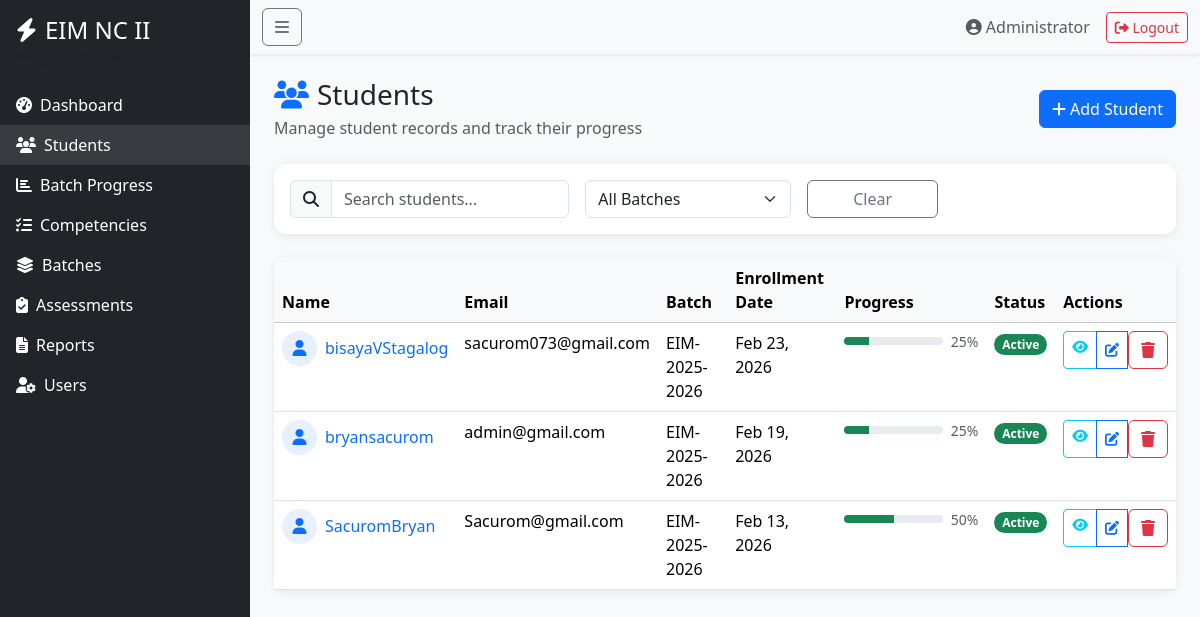
/EIM-Student-Tracking-System/TrackingEIM-NC2-Git/admin/students.php (signed in), run on the app's committed database.
### tables this page shows
CREATE TABLE `students` (
  `id` int(10) UNSIGNED NOT NULL,
  `user_id` int(10) UNSIGNED DEFAULT NULL,
  `name` varchar(100) NOT NULL,
  `email` varchar(255) DEFAULT NULL,
  `batch_id` int(10) UNSIGNED DEFAULT NULL,
  `enrollment_date` date DEFAULT NULL,
  `status` enum('active','inactive','graduated') NOT NULL DEFAULT 'active',
  `tesda_qualification` varchar(100) DEFAULT 'EIM NC II',
  `created_at` timestamp NOT NULL DEFAULT current_timestamp(),
  `updated_at` timestamp NULL DEFAULT NULL ON UPDATE current_timestamp()
);

CREATE TABLE `batches` (
  `id` int(10) UNSIGNED NOT NULL,
  `name` varchar(100) NOT NULL,
  `year` int(11) DEFAULT NULL,
  `created_at` timestamp NOT NULL DEFAULT current_timestamp(),
  `updated_at` timestamp NULL DEFAULT NULL ON UPDATE current_timestamp()
);

### EIM-Student-Tracking-System/TrackingEIM-NC2-Git/bootstrap.php (called while the page is built, shortened)
<?php
function e(string $s): string { return htmlspecialchars($s, ENT_QUOTES, 'UTF-8'); }

### EIM-Student-Tracking-System/TrackingEIM-NC2-Git/models/Student.php (called while the page is built, shortened)
<?php
class Student
{
    public static function all()
    {
        $pdo = Database::getConnection();
        $stmt = $pdo->query('
            SELECT s.*, b.name as batch_name
            FROM students s
            LEFT JOIN batches b ON s.batch_id = b.id
            ORDER BY s.name
        ');
        return $stmt->fetchAll();
    }
    public static function getProgressStats($studentId)
    {
        $pdo = Database::getConnection();
        $stmt = $pdo->prepare('
            SELECT
                COUNT(*) as total_competencies,
                SUM(CASE WHEN status = "completed" THEN 1 ELSE 0 END) as completed,
                SUM(CASE WHEN status = "in_progress" THEN 1 ELSE 0 END) as in_progress,
                SUM(CASE WHEN status = "not_started" THEN 1 ELSE 0 END) as not_started
            FROM student_competencies
            WHERE student_id = :student_id
        ');
        $stmt->execute([':student_id' => $studentId]);
        return $stmt->fetch();
    }
    public static function getOverallProgressPercentage($studentId)
    {
        $stats = self::getProgressStats($studentId);
        return round(($stats['completed'] / $stats['total_competencies']) * 100);
    }
}

### EIM-Student-Tracking-System/TrackingEIM-NC2-Git/admin/students.php (the view, shortened to what this page needs)
<?php
require_once __DIR__ . '/../bootstrap.php';
$isAdmin = $_SESSION['user']['role'] === 'admin';
require_once __DIR__ . '/../models/Student.php';
$batchFilter = $_GET['batch'] ?? '';
$searchQuery = $_GET['search'] ?? '';
if ($batchFilter) {
    $students = Student::getByBatch((int)$batchFilter);
} else {
    $students = Student::all();
}
require __DIR__ . '/../views/layouts/header.php';
?>
<div class="d-flex justify-content-between align-items-center mb-4">
    <div>
        <h3 class="mb-1"><i class="fas fa-users me-2 text-primary"></i>Students</h3>
        <p class="text-muted mb-0">
            <?php echo $isAdmin ? 'Manage student records and track their progress' : 'View student records and progress'; ?>
        </p>
    </div>
    <?php if ($isAdmin): ?>
    <button class="btn btn-primary" data-bs-toggle="modal" data-bs-target="#studentModal" onclick="resetForm()">
        <i class="fas fa-plus me-1"></i>Add Student
    </button>
    <?php endif; ?>
</div>
<div class="card dashboard-card mb-4">
    <div class="card-body">
        <form method="get" class="row g-3">
            <div class="col-md-4">
                <div class="input-group">
                    <span class="input-group-text"><i class="fas fa-search"></i></span>
                    <input type="text" class="form-control" name="search" placeholder="Search students..."
                           value="<?php echo e($searchQuery); ?>">
                </div>
            </div>
            <div class="col-md-3">
                <select class="form-select" name="batch" onchange="this.form.submit()">
                    <option value="">All Batches</option>
                </select>
            </div>
            <div class="col-md-2">
                <a href="students.php" class="btn btn-outline-secondary w-100">Clear</a>
            </div>
        </form>
    </div>
</div>
<div class="card dashboard-card">
    <div class="card-body p-0">
        <div class="table-responsive">
            <table class="table table-hover mb-0">
                <thead class="table-light">
                    <tr>
                        <th>Name</th>
                        <th>Email</th>
                        <th>Batch</th>
                        <th>Enrollment Date</th>
                        <th>Progress</th>
                        <th>Status</th>
                        <?php if ($isAdmin): ?><th>Actions</th><?php endif; ?>
                    </tr>
                </thead>
                <tbody>
                    <?php foreach ($students as $student):
                        $progress = Student::getOverallProgressPercentage($student['id']);
                        $statusClass = $student['status'] === 'active' ? 'bg-success' :
                                      ($student['status'] === 'inactive' ? 'bg-secondary' : 'bg-info');
                    ?>
                    <tr>
                        <td>
                            <div class="d-flex align-items-center">
                                <div class="bg-primary bg-opacity-10 text-primary rounded-circle d-flex align-items-center justify-content-center me-2"
                                     style="width: 35px; height: 35px;">
                                    <i class="fas fa-user"></i>
                                </div>
                                <a href="student_profile.php?id=<?php echo $student['id']; ?>" class="text-decoration-none fw-medium">
                                    <?php echo e($student['name']); ?>
                                </a>
                            </div>
                        </td>
                        <td><?php echo e($student['email']); ?></td>
                        <td><?php echo e($student['batch_name'] ?? 'N/A'); ?></td>
                        <td><?php echo $student['enrollment_date'] ? date('M d, Y', strtotime($student['enrollment_date'])) : 'N/A'; ?></td>
                        <td style="width: 150px;">
                            <div class="d-flex align-items-center">
                                <div class="progress flex-grow-1 progress-thin me-2">
                                    <div class="progress-bar bg-success" role="progressbar"
                                         style="width: <?php echo $progress; ?>%"></div>
                                </div>
                                <small class="text-muted"><?php echo $progress; ?>%</small>
                            </div>
                        </td>
                        <td>
                            <span class="badge <?php echo $statusClass; ?> status-badge"><?php echo ucfirst($student['status']); ?></span>
                        </td>
                        <?php if ($isAdmin): ?>
                        <td>
                            <div class="btn-group btn-group-sm">
                                <a href="student_profile.php?id=<?php echo $student['id']; ?>" class="btn btn-outline-info" title="View Profile">
                                    <i class="fas fa-eye"></i>
                                </a>
                                <button class="btn btn-outline-primary" title="Edit"
                                        onclick='editStudent(<?php echo json_encode($student, JSON_HEX_APOS | JSON_HEX_QUOT); ?>)'>
                                    <i class="fas fa-edit"></i>
                                </button>
                                <form method="post" class="d-inline" onsubmit="return confirm('Delete this student?')">
                                    <button type="submit" class="btn btn-outline-danger" title="Delete">
                                        <i class="fas fa-trash"></i>
                                    </button>
                                </form>
                            </div>
                        </td>
                        <?php endif; ?>
                    </tr>
                    <?php endforeach; ?>
                </tbody>
            </table>
        </div>
    </div>
</div>
<?php require __DIR__ . '/../views/layouts/footer.php'; ?>

### EIM-Student-Tracking-System/TrackingEIM-NC2-Git/assets/css/style.css (style rules this page uses)
body { padding-bottom: 40px; }
.dashboard-card { border: none; border-radius: 12px; box-shadow: 0 2px 10px rgba(0,0,0,0.08); transition: transform 0.2s, box-shadow 0.2s; }
.status-badge { padding: 0.35em 0.65em; font-size: 0.75em; font-weight: 600; border-radius: 20px; }
.progress-thin { height: 8px; border-radius: 4px; }

### data on the page
students: name "bisayaVStagalog", email "sacurom073@gmail.com", batch.name "EIM-2025-2026", enrollment_date "Feb 23, 2026", progress "25", status "Active"
students: name "bryansacurom", email "admin@gmail.com", batch.name "EIM-2025-2026", enrollment_date "Feb 19, 2026", progress "25", status "Active"
students: name "SacuromBryan", email "Sacurom@gmail.com", batch.name "EIM-2025-2026", enrollment_date "Feb 13, 2026", progress "50", status "Active"

### other printed values
$_SESSION['user']['name'] "Administrator"
